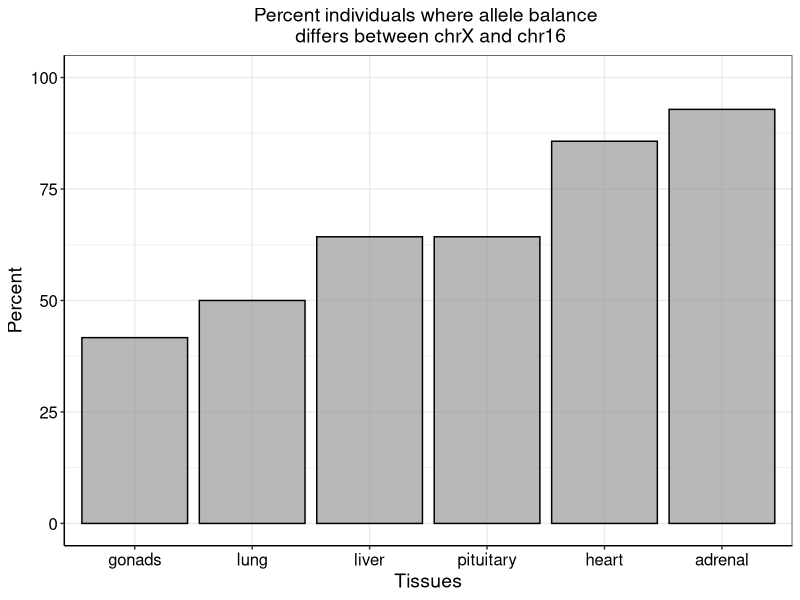

Write the R code that produced this figure.
library(ggplot2)

data = data.frame(tissues=c('gonads', 'lung', 'liver', 'pituitary', 'heart', 'adrenal'), perc=c((5/12)*100, (6/12)*100, (9/14)*100, (9/14)*100, (12/14)*100, (13/14)*100))

data$tissues = as.character(data$tissues)
data$tissues = factor(data$tissues, levels = unique(data$tissues))

png("c://Users/tuyen/Documents/postdoc_asu/projects/Cayo_x_inactivation/compare_distribution_btw_2_chr/chrX_chr16/plots/perc_individuals_allele_balance_differs_XvsA.png", width = 6, height = 4, units = "in", res = 300)
ggplot(data, aes(x=tissues, y=perc)) + 
  geom_bar(stat = "identity", position=position_dodge(), colour="black", fill=alpha("grey60", 0.7)) +
  theme_bw() +
  theme(axis.text.x = element_text(size=12, colour="black"), axis.text.y = element_text(size=12, colour = "black"), axis.title = element_text(size=14), axis.line=element_line(colour = "black"),plot.title = element_text(hjust = 0.5, size=14), legend.title = element_blank()) +  
  ylim(0,100) +
  labs(x="Tissues", y="Percent", title="Percent individuals where allele balance \n differs between chrX and chr16")
dev.off()